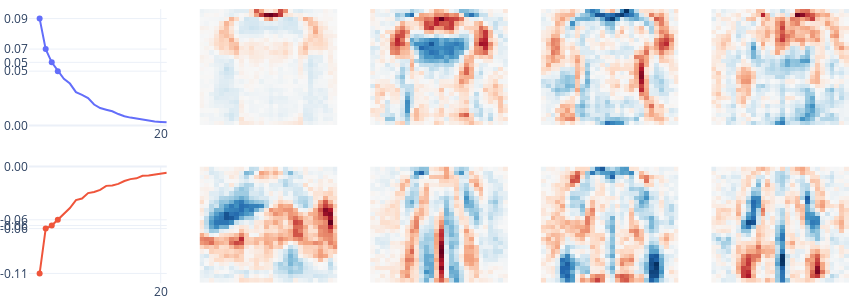
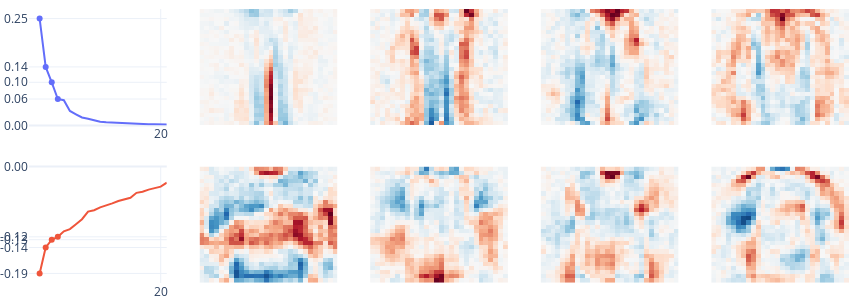

Notebook code cell kept with these figures, in order:
### Code cell
for i in range(10):
    print(f"Eigenspectrum Plot for {fmnist_labels[i]}")
    eigenspectrum_fig = plot_eigenspectrum(fmnist_model, digit=i, eigenvectors=4)
    eigenspectrum_fig.show()

### Figure 1 — Plotly figure (JSON) as saved in the notebook; plotly's stock layout.template omitted (floating-point values rounded to 4 significant figures; data arrays with more than 128 entries replaced by an {"elided": "..."} marker saying what was removed)
{"data": [{"mode": "lines", "type": "scatter", "xaxis": "x", "y": [0.0926, 0.06618, 0.05467, 0.04705, 0.04047, 0.03629, 0.02888, 0.02656, 0.02376, 0.01813, 0.01512, 0.01363, 0.01225, 0.009873, 0.007936, 0.006789, 0.005888, 0.005081, 0.004106, 0.003416, 0.003064, 0.002718], "yaxis": "y"}, {"marker": {"color": "#636EFA"}, "mode": "markers", "type": "scatter", "x": [3, 2, 1, 0], "xaxis": "x", "y": [0.04705, 0.05467, 0.06618, 0.0926], "yaxis": "y"}, {"marker": {"color": "#EF553B"}, "mode": "lines", "type": "scatter", "xaxis": "x6", "y": [-0.1107, -0.06422, -0.0611, -0.05513, -0.04927, -0.04291, -0.03469, -0.03308, -0.02745, -0.02636, -0.02411, -0.01999, -0.01965, -0.01796, -0.01495, -0.01301, -0.01221, -0.009559, -0.009154, -0.008186, -0.007756, -0.006342], "yaxis": "y6"}, {"marker": {"color": "#EF553B"}, "mode": "markers", "type": "scatter", "x": [0, 1, 2, 3], "xaxis": "x6", "y": [-0.1107, -0.06422, -0.0611, -0.05513], "yaxis": "y6"}, {"colorscale": [[0, "rgb(103,0,31)"], [0.1, "rgb(178,24,43)"], [0.2, "rgb(214,96,77)"], [0.3, "rgb(244,165,130)"], [0.4, "rgb(253,219,199)"], [0.5, "rgb(247,247,247)"], [0.6, "rgb(209,229,240)"], [0.7, "rgb(146,197,222)"], [0.8, "rgb(67,147,195)"], [0.9, "rgb(33,102,172)"], [1, "rgb(5,48,97)"]], "showscale": false, "type": "heatmap", "xaxis": "x2", "yaxis": "y2", "z": {"elided": "28x28 float values"}, "zmid": 0}, {"colorscale": [[0, "rgb(103,0,31)"], [0.1, "rgb(178,24,43)"], [0.2, "rgb(214,96,77)"], [0.3, "rgb(244,165,130)"], [0.4, "rgb(253,219,199)"], [0.5, "rgb(247,247,247)"], [0.6, "rgb(209,229,240)"], [0.7, "rgb(146,197,222)"], [0.8, "rgb(67,147,195)"], [0.9, "rgb(33,102,172)"], [1, "rgb(5,48,97)"]], "showscale": false, "type": "heatmap", "xaxis": "x3", "yaxis": "y3", "z": {"elided": "28x28 float values"}, "zmid": 0}, {"colorscale": [[0, "rgb(103,0,31)"], [0.1, "rgb(178,24,43)"], [0.2, "rgb(214,96,77)"], [0.3, "rgb(244,165,130)"], [0.4, "rgb(253,219,199)"], [0.5, "rgb(247,247,247)"], [0.6, "rgb(209,229,240)"], [0.7, "rgb(146,197,222)"], [0.8, "rgb(67,147,195)"], [0.9, "rgb(33,102,172)"], [1, "rgb(5,48,97)"]], "showscale": false, "type": "heatmap", "xaxis": "x4", "yaxis": "y4", "z": {"elided": "28x28 float values"}, "zmid": 0}, {"colorscale": [[0, "rgb(103,0,31)"], [0.1, "rgb(178,24,43)"], [0.2, "rgb(214,96,77)"], [0.3, "rgb(244,165,130)"], [0.4, "rgb(253,219,199)"], [0.5, "rgb(247,247,247)"], [0.6, "rgb(209,229,240)"], [0.7, "rgb(146,197,222)"], [0.8, "rgb(67,147,195)"], [0.9, "rgb(33,102,172)"], [1, "rgb(5,48,97)"]], "showscale": false, "type": "heatmap", "xaxis": "x5", "yaxis": "y5", "z": {"elided": "28x28 float values"}, "zmid": 0}, {"colorscale": [[0, "rgb(103,0,31)"], [0.1, "rgb(178,24,43)"], [0.2, "rgb(214,96,77)"], [0.3, "rgb(244,165,130)"], [0.4, "rgb(253,219,199)"], [0.5, "rgb(247,247,247)"], [0.6, "rgb(209,229,240)"], [0.7, "rgb(146,197,222)"], [0.8, "rgb(67,147,195)"], [0.9, "rgb(33,102,172)"], [1, "rgb(5,48,97)"]], "showscale": false, "type": "heatmap", "xaxis": "x7", "yaxis": "y7", "z": {"elided": "28x28 float values"}, "zmid": 0}, {"colorscale": [[0, "rgb(103,0,31)"], [0.1, "rgb(178,24,43)"], [0.2, "rgb(214,96,77)"], [0.3, "rgb(244,165,130)"], [0.4, "rgb(253,219,199)"], [0.5, "rgb(247,247,247)"], [0.6, "rgb(209,229,240)"], [0.7, "rgb(146,197,222)"], [0.8, "rgb(67,147,195)"], [0.9, "rgb(33,102,172)"], [1, "rgb(5,48,97)"]], "showscale": false, "type": "heatmap", "xaxis": "x8", "yaxis": "y8", "z": {"elided": "28x28 float values"}, "zmid": 0}, {"colorscale": [[0, "rgb(103,0,31)"], [0.1, "rgb(178,24,43)"], [0.2, "rgb(214,96,77)"], [0.3, "rgb(244,165,130)"], [0.4, "rgb(253,219,199)"], [0.5, "rgb(247,247,247)"], [0.6, "rgb(209,229,240)"], [0.7, "rgb(146,197,222)"], [0.8, "rgb(67,147,195)"], [0.9, "rgb(33,102,172)"], [1, "rgb(5,48,97)"]], "showscale": false, "type": "heatmap", "xaxis": "x9", "yaxis": "y9", "z": {"elided": "28x28 float values"}, "zmid": 0}, {"colorscale": [[0, "rgb(103,0,31)"], [0.1, "rgb(178,24,43)"], [0.2, "rgb(214,96,77)"], [0.3, "rgb(244,165,130)"], [0.4, "rgb(253,219,199)"], [0.5, "rgb(247,247,247)"], [0.6, "rgb(209,229,240)"], [0.7, "rgb(146,197,222)"], [0.8, "rgb(67,147,195)"], [0.9, "rgb(33,102,172)"], [1, "rgb(5,48,97)"]], "showscale": false, "type": "heatmap", "xaxis": "x10", "yaxis": "y10", "z": {"elided": "28x28 float values"}, "zmid": 0}], "layout": {"autosize": false, "coloraxis": {"showscale": false}, "height": 300, "legend": {"visible": false}, "margin": {"b": 0, "l": 0, "r": 0, "t": 0}, "width": 850, "xaxis": {"anchor": "y", "domain": [0, 0.168], "ticktext": ["20"], "tickvals": [20], "visible": true, "zeroline": false}, "xaxis10": {"anchor": "y10", "domain": [0.832, 1], "visible": false}, "xaxis2": {"anchor": "y2", "domain": [0.208, 0.376], "visible": false}, "xaxis3": {"anchor": "y3", "domain": [0.416, 0.584], "visible": false}, "xaxis4": {"anchor": "y4", "domain": [0.624, 0.792], "visible": false}, "xaxis5": {"anchor": "y5", "domain": [0.832, 1], "visible": false}, "xaxis6": {"anchor": "y6", "domain": [0, 0.168], "ticktext": ["20"], "tickvals": [20], "visible": true, "zeroline": false}, "xaxis7": {"anchor": "y7", "domain": [0.208, 0.376], "visible": false}, "xaxis8": {"anchor": "y8", "domain": [0.416, 0.584], "visible": false}, "xaxis9": {"anchor": "y9", "domain": [0.624, 0.792], "visible": false}, "yaxis": {"anchor": "x", "domain": [0.575, 1], "rangemode": "tozero", "ticktext": ["0.00", "0.09", "0.07", "0.05", "0.05"], "tickvals": [0, 0.0926, 0.06618, 0.05467, 0.04705], "visible": true, "zeroline": true}, "yaxis10": {"anchor": "x10", "domain": [0, 0.425], "visible": false}, "yaxis2": {"anchor": "x2", "domain": [0.575, 1], "visible": false}, "yaxis3": {"anchor": "x3", "domain": [0.575, 1], "visible": false}, "yaxis4": {"anchor": "x4", "domain": [0.575, 1], "visible": false}, "yaxis5": {"anchor": "x5", "domain": [0.575, 1], "visible": false}, "yaxis6": {"anchor": "x6", "domain": [0, 0.425], "rangemode": "tozero", "ticktext": ["0.00", "-0.11", "-0.06", "-0.06", "-0.06"], "tickvals": [0, -0.1107, -0.06422, -0.0611, -0.05513], "visible": true, "zeroline": true}, "yaxis7": {"anchor": "x7", "domain": [0, 0.425], "visible": false}, "yaxis8": {"anchor": "x8", "domain": [0, 0.425], "visible": false}, "yaxis9": {"anchor": "x9", "domain": [0, 0.425], "visible": false}}}

### Figure 2 — Plotly figure (JSON) as saved in the notebook; plotly's stock layout.template omitted (floating-point values rounded to 4 significant figures; data arrays with more than 128 entries replaced by an {"elided": "..."} marker saying what was removed)
{"data": [{"mode": "lines", "type": "scatter", "xaxis": "x", "y": [0.2493, 0.1366, 0.1007, 0.0617, 0.05882, 0.0337, 0.02595, 0.01854, 0.01578, 0.0121, 0.00879, 0.007517, 0.006637, 0.006255, 0.004619, 0.004092, 0.003553, 0.003241, 0.002824, 0.002649, 0.00245, 0.00233], "yaxis": "y"}, {"marker": {"color": "#636EFA"}, "mode": "markers", "type": "scatter", "x": [3, 2, 1, 0], "xaxis": "x", "y": [0.0617, 0.1007, 0.1366, 0.2493], "yaxis": "y"}, {"marker": {"color": "#EF553B"}, "mode": "lines", "type": "scatter", "xaxis": "x6", "y": [-0.1885, -0.1427, -0.1291, -0.124, -0.1144, -0.1103, -0.1016, -0.0929, -0.07944, -0.07697, -0.07201, -0.06911, -0.06503, -0.0608, -0.05782, -0.05514, -0.04639, -0.04455, -0.04068, -0.03872, -0.03542, -0.02842], "yaxis": "y6"}, {"marker": {"color": "#EF553B"}, "mode": "markers", "type": "scatter", "x": [0, 1, 2, 3], "xaxis": "x6", "y": [-0.1885, -0.1427, -0.1291, -0.124], "yaxis": "y6"}, {"colorscale": [[0, "rgb(103,0,31)"], [0.1, "rgb(178,24,43)"], [0.2, "rgb(214,96,77)"], [0.3, "rgb(244,165,130)"], [0.4, "rgb(253,219,199)"], [0.5, "rgb(247,247,247)"], [0.6, "rgb(209,229,240)"], [0.7, "rgb(146,197,222)"], [0.8, "rgb(67,147,195)"], [0.9, "rgb(33,102,172)"], [1, "rgb(5,48,97)"]], "showscale": false, "type": "heatmap", "xaxis": "x2", "yaxis": "y2", "z": {"elided": "28x28 float values"}, "zmid": 0}, {"colorscale": [[0, "rgb(103,0,31)"], [0.1, "rgb(178,24,43)"], [0.2, "rgb(214,96,77)"], [0.3, "rgb(244,165,130)"], [0.4, "rgb(253,219,199)"], [0.5, "rgb(247,247,247)"], [0.6, "rgb(209,229,240)"], [0.7, "rgb(146,197,222)"], [0.8, "rgb(67,147,195)"], [0.9, "rgb(33,102,172)"], [1, "rgb(5,48,97)"]], "showscale": false, "type": "heatmap", "xaxis": "x3", "yaxis": "y3", "z": {"elided": "28x28 float values"}, "zmid": 0}, {"colorscale": [[0, "rgb(103,0,31)"], [0.1, "rgb(178,24,43)"], [0.2, "rgb(214,96,77)"], [0.3, "rgb(244,165,130)"], [0.4, "rgb(253,219,199)"], [0.5, "rgb(247,247,247)"], [0.6, "rgb(209,229,240)"], [0.7, "rgb(146,197,222)"], [0.8, "rgb(67,147,195)"], [0.9, "rgb(33,102,172)"], [1, "rgb(5,48,97)"]], "showscale": false, "type": "heatmap", "xaxis": "x4", "yaxis": "y4", "z": {"elided": "28x28 float values"}, "zmid": 0}, {"colorscale": [[0, "rgb(103,0,31)"], [0.1, "rgb(178,24,43)"], [0.2, "rgb(214,96,77)"], [0.3, "rgb(244,165,130)"], [0.4, "rgb(253,219,199)"], [0.5, "rgb(247,247,247)"], [0.6, "rgb(209,229,240)"], [0.7, "rgb(146,197,222)"], [0.8, "rgb(67,147,195)"], [0.9, "rgb(33,102,172)"], [1, "rgb(5,48,97)"]], "showscale": false, "type": "heatmap", "xaxis": "x5", "yaxis": "y5", "z": {"elided": "28x28 float values"}, "zmid": 0}, {"colorscale": [[0, "rgb(103,0,31)"], [0.1, "rgb(178,24,43)"], [0.2, "rgb(214,96,77)"], [0.3, "rgb(244,165,130)"], [0.4, "rgb(253,219,199)"], [0.5, "rgb(247,247,247)"], [0.6, "rgb(209,229,240)"], [0.7, "rgb(146,197,222)"], [0.8, "rgb(67,147,195)"], [0.9, "rgb(33,102,172)"], [1, "rgb(5,48,97)"]], "showscale": false, "type": "heatmap", "xaxis": "x7", "yaxis": "y7", "z": {"elided": "28x28 float values"}, "zmid": 0}, {"colorscale": [[0, "rgb(103,0,31)"], [0.1, "rgb(178,24,43)"], [0.2, "rgb(214,96,77)"], [0.3, "rgb(244,165,130)"], [0.4, "rgb(253,219,199)"], [0.5, "rgb(247,247,247)"], [0.6, "rgb(209,229,240)"], [0.7, "rgb(146,197,222)"], [0.8, "rgb(67,147,195)"], [0.9, "rgb(33,102,172)"], [1, "rgb(5,48,97)"]], "showscale": false, "type": "heatmap", "xaxis": "x8", "yaxis": "y8", "z": {"elided": "28x28 float values"}, "zmid": 0}, {"colorscale": [[0, "rgb(103,0,31)"], [0.1, "rgb(178,24,43)"], [0.2, "rgb(214,96,77)"], [0.3, "rgb(244,165,130)"], [0.4, "rgb(253,219,199)"], [0.5, "rgb(247,247,247)"], [0.6, "rgb(209,229,240)"], [0.7, "rgb(146,197,222)"], [0.8, "rgb(67,147,195)"], [0.9, "rgb(33,102,172)"], [1, "rgb(5,48,97)"]], "showscale": false, "type": "heatmap", "xaxis": "x9", "yaxis": "y9", "z": {"elided": "28x28 float values"}, "zmid": 0}, {"colorscale": [[0, "rgb(103,0,31)"], [0.1, "rgb(178,24,43)"], [0.2, "rgb(214,96,77)"], [0.3, "rgb(244,165,130)"], [0.4, "rgb(253,219,199)"], [0.5, "rgb(247,247,247)"], [0.6, "rgb(209,229,240)"], [0.7, "rgb(146,197,222)"], [0.8, "rgb(67,147,195)"], [0.9, "rgb(33,102,172)"], [1, "rgb(5,48,97)"]], "showscale": false, "type": "heatmap", "xaxis": "x10", "yaxis": "y10", "z": {"elided": "28x28 float values"}, "zmid": 0}], "layout": {"autosize": false, "coloraxis": {"showscale": false}, "height": 300, "legend": {"visible": false}, "margin": {"b": 0, "l": 0, "r": 0, "t": 0}, "width": 850, "xaxis": {"anchor": "y", "domain": [0, 0.168], "ticktext": ["20"], "tickvals": [20], "visible": true, "zeroline": false}, "xaxis10": {"anchor": "y10", "domain": [0.832, 1], "visible": false}, "xaxis2": {"anchor": "y2", "domain": [0.208, 0.376], "visible": false}, "xaxis3": {"anchor": "y3", "domain": [0.416, 0.584], "visible": false}, "xaxis4": {"anchor": "y4", "domain": [0.624, 0.792], "visible": false}, "xaxis5": {"anchor": "y5", "domain": [0.832, 1], "visible": false}, "xaxis6": {"anchor": "y6", "domain": [0, 0.168], "ticktext": ["20"], "tickvals": [20], "visible": true, "zeroline": false}, "xaxis7": {"anchor": "y7", "domain": [0.208, 0.376], "visible": false}, "xaxis8": {"anchor": "y8", "domain": [0.416, 0.584], "visible": false}, "xaxis9": {"anchor": "y9", "domain": [0.624, 0.792], "visible": false}, "yaxis": {"anchor": "x", "domain": [0.575, 1], "rangemode": "tozero", "ticktext": ["0.00", "0.25", "0.14", "0.10", "0.06"], "tickvals": [0, 0.2493, 0.1366, 0.1007, 0.0617], "visible": true, "zeroline": true}, "yaxis10": {"anchor": "x10", "domain": [0, 0.425], "visible": false}, "yaxis2": {"anchor": "x2", "domain": [0.575, 1], "visible": false}, "yaxis3": {"anchor": "x3", "domain": [0.575, 1], "visible": false}, "yaxis4": {"anchor": "x4", "domain": [0.575, 1], "visible": false}, "yaxis5": {"anchor": "x5", "domain": [0.575, 1], "visible": false}, "yaxis6": {"anchor": "x6", "domain": [0, 0.425], "rangemode": "tozero", "ticktext": ["0.00", "-0.19", "-0.14", "-0.13", "-0.12"], "tickvals": [0, -0.1885, -0.1427, -0.1291, -0.124], "visible": true, "zeroline": true}, "yaxis7": {"anchor": "x7", "domain": [0, 0.425], "visible": false}, "yaxis8": {"anchor": "x8", "domain": [0, 0.425], "visible": false}, "yaxis9": {"anchor": "x9", "domain": [0, 0.425], "visible": false}}}
